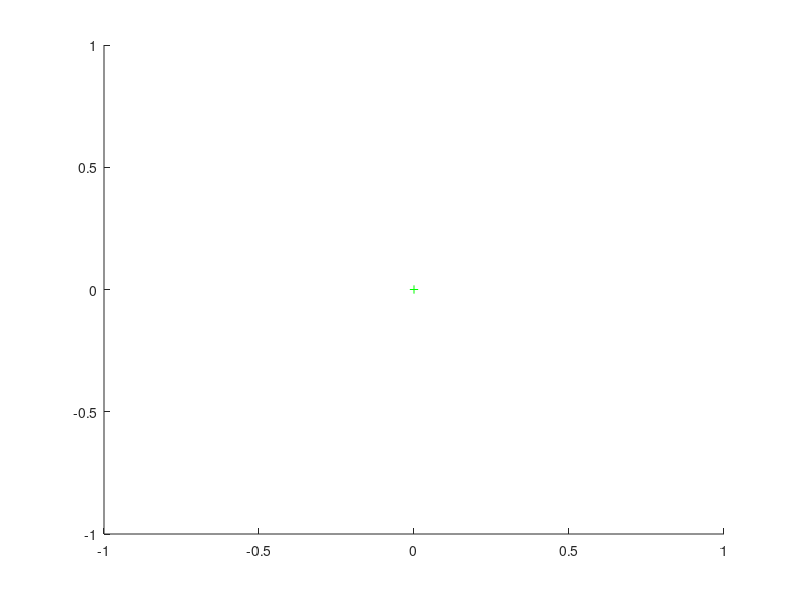

This figure's MATLAB source: (Note: this script raises an error after producing the figure.)
clear all; close all

% Models the position, velocity, and acceleration of any N number of 
% randomly placed 1 kg particles in a gravitational field of strength mag 
% (G*mass) and planetary size of radius a. The source of the gravitational
% field moves diagonally to model a dynamic system. 

%% 
T=10000;                 %set number of frames
o=[0,0];                %set start position of origin
oStep=0.05;             %set movement of origin
mag=5000;               %set strength (G*mass) of gravity field
step=0.01;              %set step length (inv. proportional to precision)
a=5;                    %set planet width
N=5;                   %set number of projectiles

xmax=5;                 %set spawn window
xmin=-5;
ymax=5;
ymin=-5;
%% 

graphXMax=5*xmax;       %derive graph window
graphXMin=5*xmin;
graphYMax=5*ymax;
graphYMin=5*ymin;

figure,hold on

g(1)=plot(o(1),o(2),'g+');                          %plot origin

   syms v w;
   w = sqrt(a^2-(v-o(1))^2)+o(2);
   i(1)=ezplot(w);
   axis([graphXMin,graphXMax,graphYMin,graphYMax])

for n=1:N                                           %set inital values
    x{n}(1)=rand*(xmax-xmin)+xmin;
    y{n}(1)=rand*(ymax-ymin)+ymin;
    
    posVecInit=[o(1)-x{n}(1),o(2)-y{n}(1)];
    escVel=sqrt(mag/norm(posVecInit));
    vx{n}(1)=rand*2*escVel-escVel;                           %avoid initial escape velocity
    vy{n}(1)=rand*2*escVel-escVel;
end

                                                      %math and physics
for k = 1:T
    for n=1:N
        xPredict=x{n}(k)+step*vx{n}(k);
        yPredict=y{n}(k)+step*vy{n}(k);
        
        posVec=[o(1)-xPredict,o(2)-yPredict];
        d=norm(posVec);
        normPosVec=posVec/d;
        
        if (d>=a)
            f=mag/d^2;
        else
            f=mag*d/a^3;
        end
        
        ax{n}(k)=f*normPosVec(1);
        ay{n}(k)=f*normPosVec(2);
        
        vx{n}(k+1)=vx{n}(k)+step*ax{n}(k);
        vy{n}(k+1)=vy{n}(k)+step*ay{n}(k);
        
        if x{n}(k)>=graphXMax
            vx{n}(k+1)=-vx{n}(k+1);
        elseif x{n}(k)<=graphXMin
            vx{n}(k+1)=-vx{n}(k+1);
        end
        
        if y{n}(k)>=graphYMax
            vy{n}(k+1)=-vy{n}(k+1);
        elseif y{n}(k)<=graphYMin
            vy{n}(k+1)=-vy{n}(k+1);
        end
        
        x{n}(k+1)=x{n}(k)+step*vx{n}(k+1);
        y{n}(k+1)=y{n}(k)+step*vy{n}(k+1);

    end
                                                      %plot
    for n=1:N 
        h{n}(k)=plot(x{n}(k+1),y{n}(k+1),'*');
        axis([graphXMin,graphXMax,graphYMin,graphYMax])
        
        if k>10
            delete(h{n}(k-10));
        end
    end
    
%     if rem(k,200)<=100
%         o(1)=o(1)+oStep;                             %move origin
%         o(2)=o(2)+oStep;
%     elseif rem(k,200)>100
%         o(1)=o(1)-oStep;                             %move origin
%         o(2)=o(2)-oStep;
%     end
%     
%     g(k+1)=plot(o(1),o(2),'g+');
%     delete(g(k));
    
%      w = sqrt(a^2-(v-o(1))^2)+o(2);
%      i(k+1)=ezplot(w);
%      axis([graphXMin,graphXMax,graphYMin,graphYMax])
%      delete(i(k));
   
    
    pause(0.00001)
end

close all;